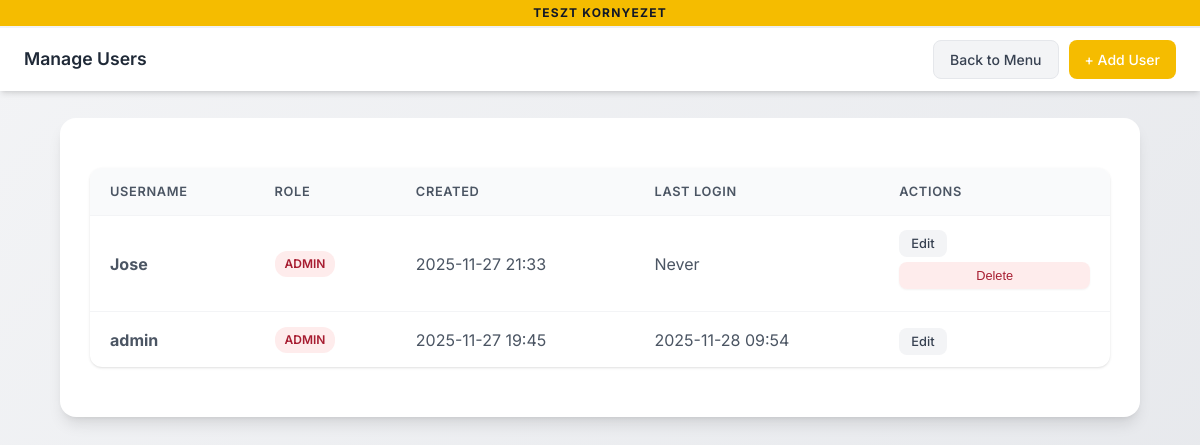
Page /manage_users (signed in) on the earlier database version.
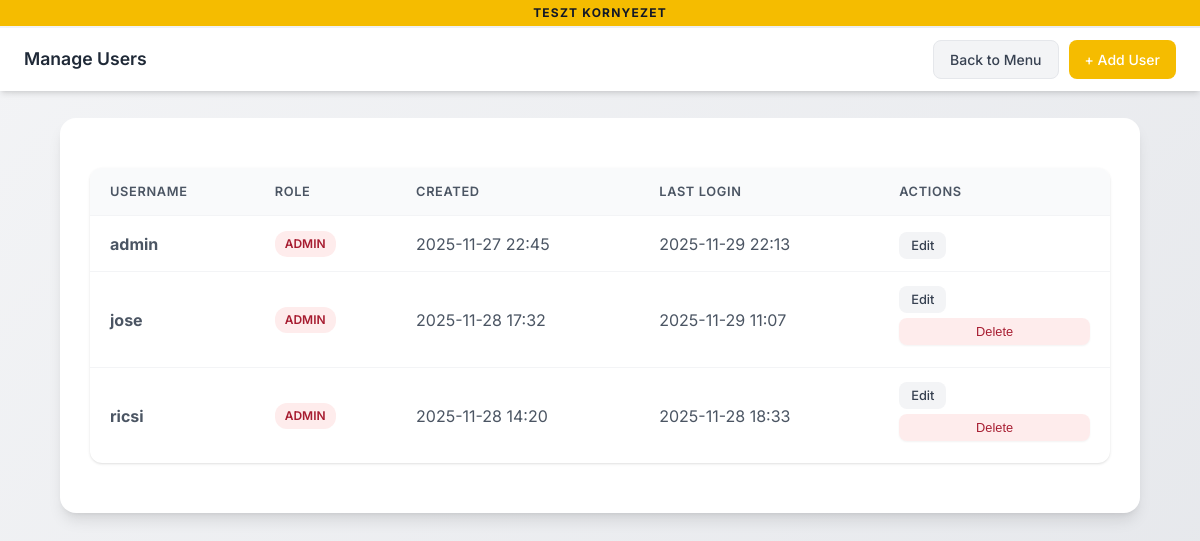
Same page on the later database version.
### tables this page shows
CREATE TABLE users (
                id INTEGER PRIMARY KEY,
                username TEXT UNIQUE NOT NULL,
                password_hash TEXT NOT NULL,
                salt TEXT NOT NULL,
                role TEXT DEFAULT 'user',
                created_at TIMESTAMP DEFAULT CURRENT_TIMESTAMP,
                last_login TIMESTAMP
            );

### app.py (the view)
@app.route('/manage_users')
@admin_required
def manage_users():
    users = query_db("SELECT id, username, role, created_at, last_login FROM users ORDER BY username")
    return render_template('manage_users.html', users=users)

### app.py (called while the page is built)
def query_db(query: str, args: tuple = (), one: bool = False) -> list | sqlite3.Row | None:
    conn = sqlite3.connect(DATABASE)
    conn.row_factory = sqlite3.Row
    cur = conn.cursor()
    cur.execute(query, args)
    rv = cur.fetchall()
    conn.commit()
    conn.close()
    return (rv[0] if rv else None) if one else rv

def login_required(f):
    @wraps(f)
    def decorated_function(*args, **kwargs):
        if 'user_id' not in session:
            if request.is_json:
                return jsonify({"status": "error", "message": "Authentication required"}), 401
            return redirect(url_for('login', next=request.url))
        if 'last_activity' in session:
            last_activity = datetime.fromisoformat(session['last_activity'])
            if datetime.now() - last_activity > timedelta(minutes=SESSION_TIMEOUT_MINUTES):
                session.clear()
                if request.is_json:
                    return jsonify({"status": "error", "message": "Session expired"}), 401
                return redirect(url_for('login', next=request.url))
        session['last_activity'] = datetime.now().isoformat()
        return f(*args, **kwargs)
    return decorated_function

### templates/manage_users.html (shortened to what this page needs)
<!DOCTYPE html>
<html lang="en">
<head>
    <link rel="stylesheet" href="{{ url_for('static', filename='style.css') }}">
</head>
<body>
    <div class="env-indicator {{ 'test' if billingo_env == 'test' else 'prod' }}">
        {% if billingo_env == 'test' %}
            TESZT kornyezet
        {% else %}
            ÉLES RENDSZER
        {% endif %}
    </div>
    <nav class="top-nav">
        <span class="nav-title">Manage Users</span>
        <div class="nav-actions">
            <a href="{{ url_for('main_menu') }}" class="nav-btn secondary">Back to Menu</a>
            <a href="{{ url_for('add_user') }}" class="nav-btn primary">+ Add User</a>
        </div>
    </nav>
    <div class="container">
        {% if users %}
        <table class="users-table">
            <thead>
                <tr>
                    <th>Username</th>
                    <th>Role</th>
                    <th>Created</th>
                    <th>Last Login</th>
                    <th>Actions</th>
                </tr>
            </thead>
            <tbody>
                {% for user in users %}
                <tr>
                    <td><strong>{{ user[1] }}</strong></td>
                    <td>
                        <span class="role-badge {{ user[2] }}">{{ user[2]|upper }}</span>
                    </td>
                    <td>{{ user[3][:16] if user[3] else '-' }}</td>
                    <td>{{ user[4][:16] if user[4] else 'Never' }}</td>
                    <td>
                        <a href="{{ url_for('edit_user', id=user[0]) }}" class="action-btn edit">Edit</a>
                        {% if user[1] != current_user %}
                        <button onclick="deleteUser({{ user[0] }}, '{{ user[1] }}')" class="action-btn delete">Delete</button>
                        {% endif %}
                    </td>
                </tr>
                {% endfor %}
            </tbody>
        </table>
        {% else %}
        <div class="empty-state">
            <h3>No users found</h3>
            <p>Add your first user to get started.</p>
        </div>
        {% endif %}
    </div>
</body>
</html>

Differences in the rows shown:
removed users: username "Jose", role "ADMIN", created_at "2025-11-27 21:33", user "Never"
changed users "admin": created_at "2025-11-27 19:45" → "2025-11-27 22:45"; last_login "2025-11-28 09:54" → "2025-11-29 22:13"
added users: username "jose", role "ADMIN", created_at "2025-11-28 17:32", last_login "2025-11-29 11:07"
added users: username "ricsi", role "ADMIN", created_at "2025-11-28 14:20", last_login "2025-11-28 18:33"
